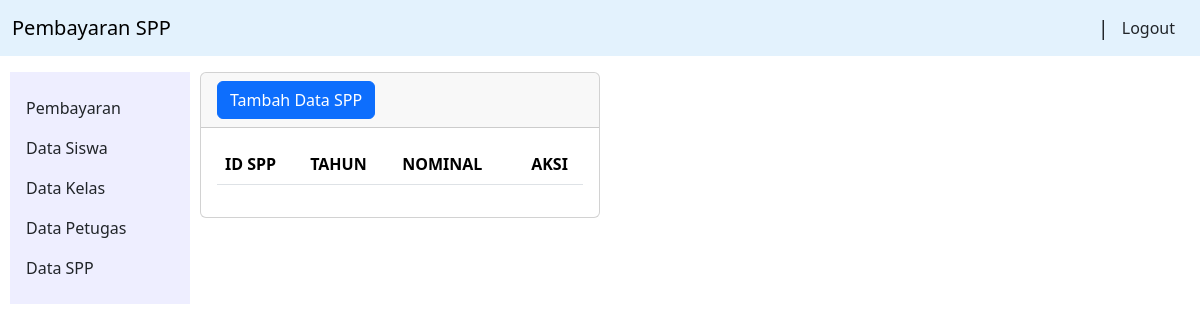
The app's page /spp/index.php, older data.
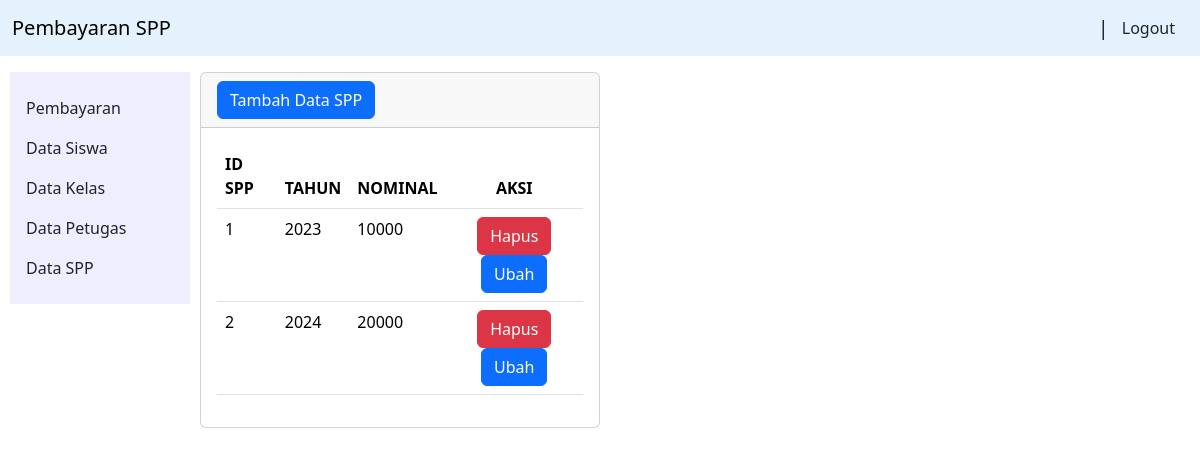
The same page, newer data.
### tables this page shows
CREATE TABLE spp (
  id_spp INTEGER NOT NULL AUTO_INCREMENT PRIMARY KEY,
  tahun YEAR NOT NULL,
  nominal INTEGER
);

### spp/index.php (the view, shortened to what this page needs)
<?php
require_once '../layout/header.php';
?>
    <?php
    require_once '../helper/db.php';
    $sql = "SELECT * FROM spp";
    $result = mysqli_query($db, $sql);
    $data_spp = mysqli_fetch_all($result, MYSQLI_ASSOC);
    ?>
    <div class="card" style="width: 40%;">
        <div class="card-header">
            <a href="tambah.php" class="btn btn-primary">Tambah Data SPP</a>
        </div>
        <div class="card-body">
            <table class="table">
                <thead>
                    <tr>
                        <th>ID SPP</th>
                        <th>TAHUN</th>
                        <th>NOMINAL</th>
                        <th class="text-center">AKSI</th>
                    </tr>
                </thead>
                <tbody>
                    <?php foreach ($data_spp as $spp) { ?>
                        <tr>
                            <td><?= $spp['id_spp'] ?></td>
                            <td><?= $spp['tahun'] ?></td>
                            <td><?= $spp['nominal'] ?></td>
                            <td class="text-center">
                                <a onclick="return confirm('Hapus data SPP ini?')" href="hapus.php?id_spp=<?= $spp['id_spp'] ?>" class="btn btn-danger">Hapus</a>
                                <a href="ubah.php?id_spp=<?= $spp['id_spp'] ?>" class="btn btn-primary">Ubah</a>
                            </td>
                        </tr>
                    <?php } ?>
                </tbody>
            </table>
        </div>
    </div>
</body>
</html>

Row changes from the older to the newer data that the page shows:
added spp: id_spp "1", tahun "2023", nominal "10000"
added spp: id_spp "2", tahun "2024", nominal "20000"
